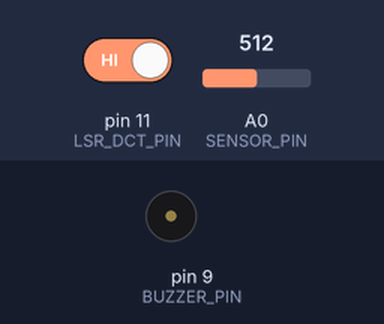
The sketch below on a simulated Arduino Uno, built with avr-gcc and run on an emulated ATmega328P. On the bench: buzzer (waves = sounding). The inputs (shaded band) are chosen by the test bench; at power-on: pin 11 (LSR_DCT_PIN) HIGH, A0 (SENSOR_PIN) = 512. What the sketch prints to the serial monitor is not drawn.

Above: at 1.2 s.
1.3 s: pin 11 (LSR_DCT_PIN) driven LOW
At 1.9 s:
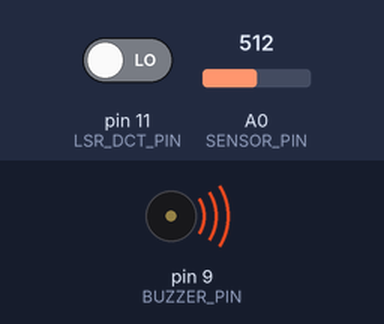
4.3 s: A0 (SENSOR_PIN) set to 570
At 5.0 s:
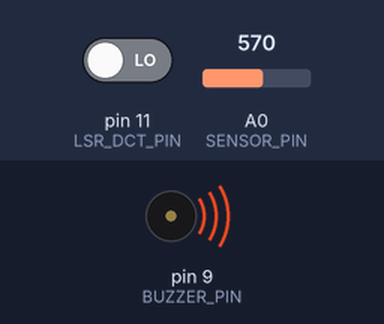
7.3 s: A0 (SENSOR_PIN) set to 440
Timing chart, 0 to 10.3 s (numbered marks = the images above; inputs shaded):
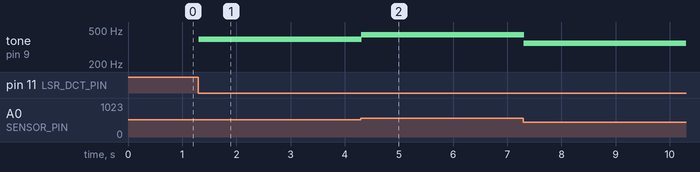

The sketch:

piano.ino
```cpp
// (licence header left out)
// Constants
const int SENSOR_PIN = 0;   // Analog input pin for soft pot
const int LSR_DCT_PIN = 11; //laser detector  pin
const int BUZZER_PIN = 9;   // PWM digital output pin for buzzer
const int DURATION = 10;    // Time (ms) to play a note

// This function is run only once as soon as the Arduino boots
void setup()
{
  Serial.begin(9600);
  // Set the buzzer pin as an output
  pinMode(BUZZER_PIN, OUTPUT);
  pinMode(LSR_DCT_PIN, INPUT);
}

// This gets run over and over right after the setup() function
void loop()
{
  int sensorValue;
  char note = 0;
  int freq;

  // Read the value (0 - 1023) from the ADC
  sensorValue = analogRead(SENSOR_PIN);
  Serial.println(sensorValue);

  // Map the key pressed to a note
  note = findNote(sensorValue);
  Serial.println(note);

  boolean val = digitalRead(LSR_DCT_PIN);

  // If it's a note, play it!
  if ( note != 0 ) {
    if(!val){
      //Serial.println("aye captain, there be lasers here!");
    freq = getFrequency(note);
    tone(BUZZER_PIN, freq, DURATION);
    delay(DURATION);
    }
  }
}

// Given an ADC value (0 - 1023), map it to a note
char findNote(int val)
{

  // Return the note based on the key pressed
  if ( (val > 10) && (val <= 160) )
  {
    return 'c';
  }
  if ( (val > 160) && (val <= 250) )
  {
    return 'd';
  }
  if ( (val > 250) && (val <= 350) )
  {
    return 'e';
  }
  if ( (val > 350) && (val <= 450) )
  {
    return 'f';
  }
  if ( (val > 450) && (val <= 560) )
  {
    return 'g';
  }
  if ( (val > 560) && (val <= 690) )
  {
    return 'a';
  }
  if ( (val > 690) && (val <= 850) )
  {
    return 'b';
  }
  if ( (val > 850) && (val <= 1023) )
  {
    return 'C';
  }

  // Return 0 to show that no key was pressed
  return 0;
}

// Translate a note (a, b, c, d, e, f, g) to its frequency
int getFrequency(char note)
{
  int i;
  const int numNotes = 8;  // number of notes we're storing

  // Arrays containing our notes and frequencies
  char names[] = { 'c', 'd', 'e', 'f', 'g', 'a', 'b', 'C' };
  int frequencies[] = {262, 294, 330, 349, 392, 440, 494, 523};

  // Step though the notes
  for (i = 0; i < numNotes; i++)  // Step through the notes
  {

    // If it matches a note in our list, return the frequency
    if (names[i] == note)
    {
      Serial.println(names[i]);
      return(frequencies[i]);
    }
  }

  // If we looked through everything and didn't find a note,
  // return 0, as we still need to return something.
  return(0);
}
```

Measured:
- after the input at 1.3 s, tone on pin 9 (BUZZER_PIN): silent → 392 Hz at once
- after the input at 4.3 s, tone on pin 9 (BUZZER_PIN): 392 Hz → 440 Hz at once
